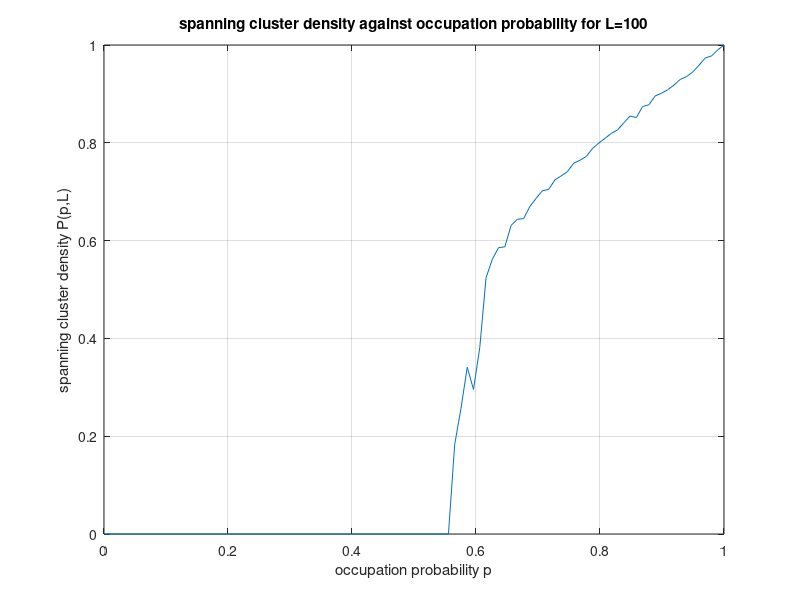

Write the MATLAB code that produced this figure.
%assign the dimension of the lattice
L = 100;
%generates 100 equally spaced values of p between 0 and 1
p_values = linspace(0,1,100);
%initialises a zero array to store the spanning cluster density for each
%value of p
P = zeros(size(p_values));

%loops through each value of p
for i = 1:length(p_values)
    p = p_values(i);
    %generates a matrix of size L x L with random numbers between 0 and 1 
    r = rand(L,L);
    %defines that site is occupied if the random number<p and it is empty if
    %random number>p
    z = r<p;
    %labels each connected cluster 
    lw = bwlabel(z,4);
    %extracts the properties of each labelled cluster
    props = regionprops(lw);
    %initialises area to 0
    area = 0;
    %creates assumption that no spanning cluster exists
    spanning = false;
    %loops through each connected cluster
    for j = 1:length(props)
        %extracts the bounding box of the current cluster(bounding box is
        %the smallest rectangle enclosing the sites in that cluster)
        bbox = props(j).BoundingBox;

        %checks if the cluster spans the lattice
        if or(bbox(3) == L, bbox(4) == L)
            %gives the number of occupied sites in the spanning cluster
            area = props(j).Area;
            %sets spanning to true
            spanning = true;
            break;
        end
    end
    %calculates density of the spanning cluster
    P(i) = area / L^2;
end
%plots the graph of spanning cluster density against occupation probability
%
plot(p_values,P);
xlabel('occupation probability p');
ylabel('spanning cluster density P(p,L)');
title("spanning cluster density against occupation probability for L=100");
grid on;
